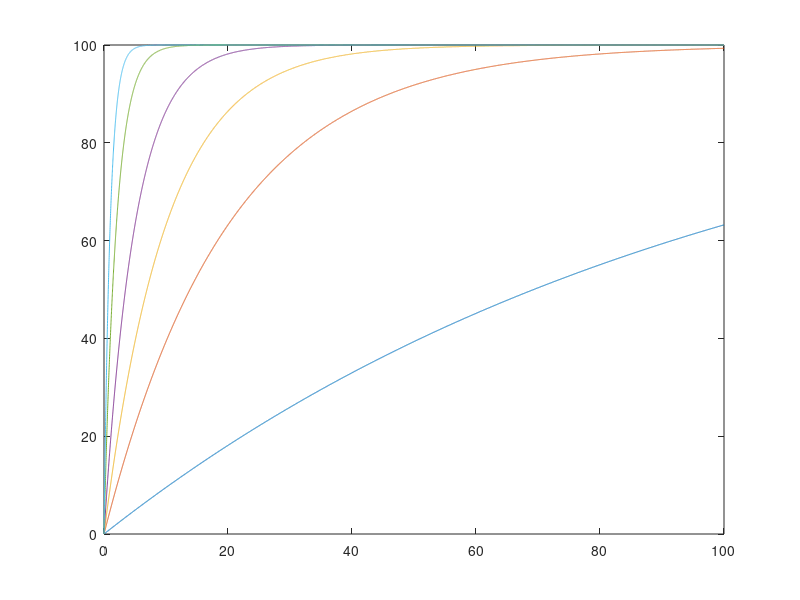
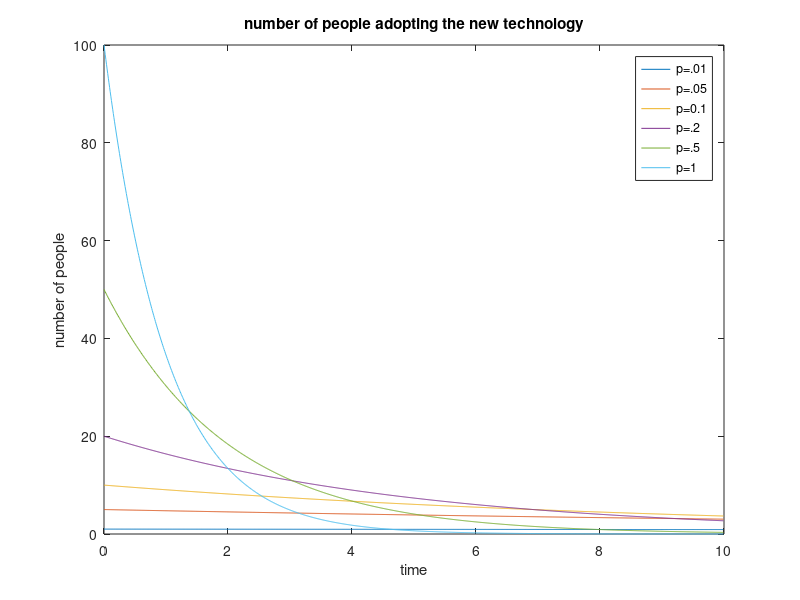

These figures' MATLAB source, in order: (Note: this script raises an error after producing the figures.)
dt = .01;
t = 0:dt:100;
n = length(t);
N = zeros(1,n);
x = zeros(1,n-1);
N(1) = 0;
C = 100;

p = [.01,.05,0.1,.2,.5,1];
m = length(p);
for j=1:m
    for i=2:n;
        dN = p(j)*(C-N(i-1));
        x(i-1) = dN;
        N(i) = N(i-1) + dt*dN;
    end;
    figure(1);
    plot(t,N);
    hold on;
     figure(2);
     plot(t(1:end/10),x(1:end/10));
     hold on;
end;
title('number of people adopting the new technology');
ylabel('number of people');
xlabel('time');
A =legend('p=.01','p=.05','p=0.1','p=.2','p=.5','p=1');
A.FontSize = 15;
